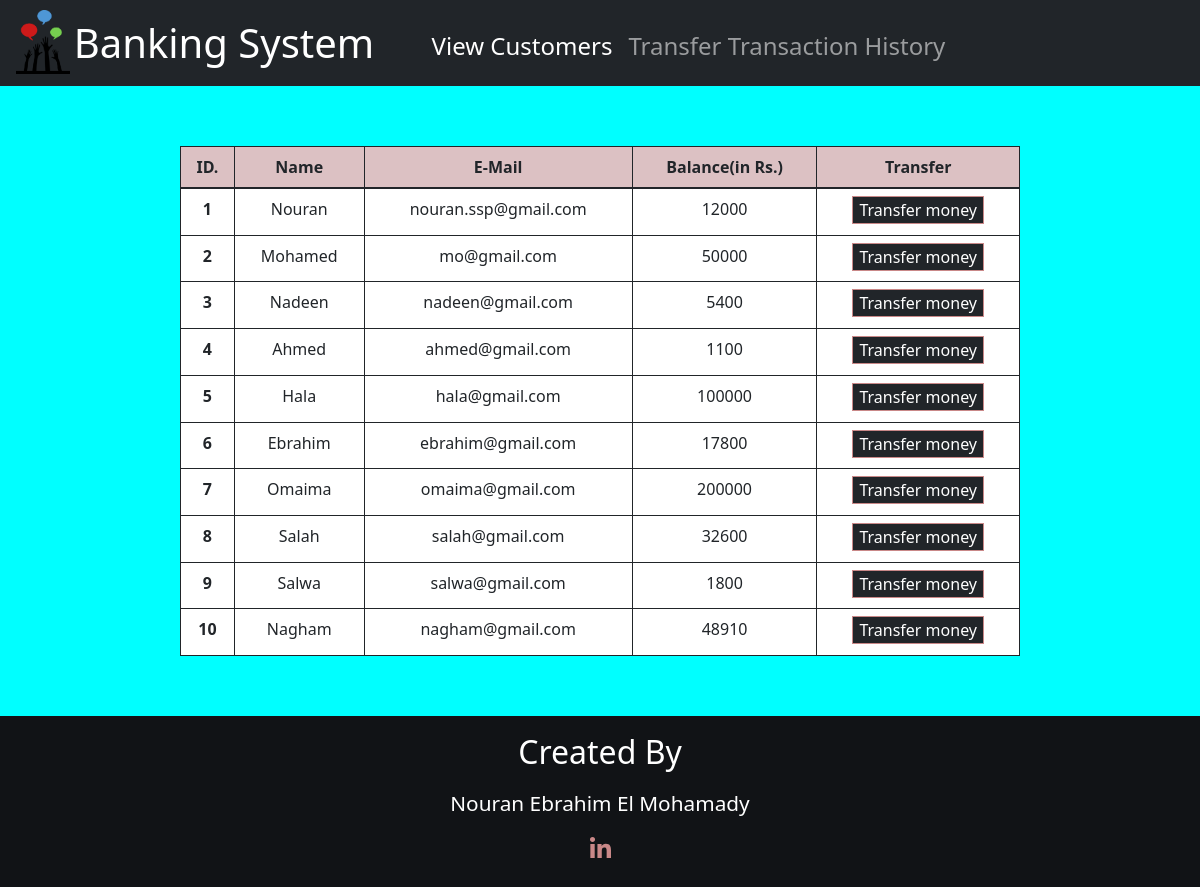
Screenshot of /pages/view_customers&transfer_money.php with the database file from the repository.
### tables this page shows
CREATE TABLE `customers` (
  `id` int(5) NOT NULL,
  `name` varchar(100) NOT NULL,
  `email` varchar(100) NOT NULL,
  `balance` int(10) NOT NULL
);

### pages/view_customers&transfer_money.php (the view, shortened to what this page needs)
<?php
include "connect.php";
$customers = $conn->query("SELECT * FROM customers")->fetchAll(PDO::FETCH_ASSOC);
?>
<!DOCTYPE html>
<html lang="en">
<head>
    <link rel='stylesheet' type='text/css' href='../css/bootstrap.css'>
    <link rel='stylesheet' type='text/css' href='../css/style.css'>
    <link rel='stylesheet' type='text/css' href='../bootstrap-icons-1.7.2/bootstrap-icons.css'>
</head>
<body>
<nav class="navbar navbar-dark bg-dark navbar-expand-lg " >
        <div class="container-fluid nav-con">
            <div class="head">
            <img src="../images/logo.png" alt="No" class="logo" >
            <a class="navbar-brand size" href="index.php"  >Banking System</a>
            </div>
            <div class="collapse navbar-collapse" id="navbarSupportedContent">
                <ul class="navbar-nav me-auto mb-2 mb-lg-0">
                    <li class="nav-item ">
                        <a class="nav-link view active" aria-current="page" href="view_customers&transfer_money.php" >View Customers </a>
                    </li>
                    <li class="nav-item">
                        <a class="nav-link view" href="transfer_history.php" >Transfer Transaction History</a>
                    </li>
                </ul>
            </div>
        </div>
    </nav>
    <div class="con" >
    <div class="table_des">
    <table class="table table-bordered tb">
        <thead>
            <tr>
                <th style="text-align: center;background-color: #dcc1c3;" scope="col">ID.</th>
                <th style="text-align: center;background-color: #dcc1c3;" scope="col">Name</th>
                <th style="text-align: center;background-color: #dcc1c3;" scope="col">E-Mail</th>
                <th style="text-align: center;background-color: #dcc1c3;" scope="col">Balance(in Rs.)</th>
                <th style="text-align: center;background-color: #dcc1c3;" scope="col">Transfer</th>
            </tr>
        </thead>
        <tbody>
            <?php
            foreach ($customers as $data) {
            ?>
                <tr>
                    <th style="text-align: center;" scope="row"><?php echo $data['id'] ?></th>
                    <td style="text-align: center;"><?php echo $data['name'] ?></td>
                    <td style="text-align: center;"><?php echo $data['email'] ?></td>
                    <td style="text-align: center;"><?php echo $data['balance'] ?></td>
                    <td style="text-align: center;"><a href="transfer_money_detailes.php?id= <?php echo $data['id']; ?>"> <button class="bt" type="button">Transfer money</button></a></td>
                </tr>
            <?php
            }
            ?>
        </tbody>
    </table>
    </div>
    <div class="footer">
        <div class="created">
            Created By
        </div>
        <div class="name">
            Nouran Ebrahim El Mohamady
        </div>
        <div class="icon">
            <a href="https://www.linkedin.com/in/eng-nouran-el-mohamady/"><i class="fab fa-linkedin-in"></i></a>
        </div>
    </div>
    </div>
</body>
</html>

### css/style.css (style rules this page uses)
* { box-sizing: border-box; }
html,body { height: 100%; }
body { background-image: linear-gradient(180deg, rgb(201, 136, 136), rgba(33,37,41,1)); height: 100%; width: 100%; background-repeat:no-repeat; background-size: cover; background-attachment: fixed; }
.con { display: flex; flex-direction: column; height:100%; background-color: aqua; justify-content: space-between; align-items: center; }
.table_des { width: 100%; display: flex; flex-direction: column; justify-content: space-between; align-items: center; }
.tb { width: 70%; margin-top:5%; margin-bottom:5% ; background-color: white; border-color:rgba(33,37,41,1) ; }
.bt { color: white !important; background-color: rgba(33,37,41,1); margin-bottom: 2%; outline:1px solid rgb(201, 136, 136); border: none; }
.size { font-size: 2.5em; }
.footer { display: flex; background-color: #111316; flex-direction: column; justify-content: center; align-items: center; width: 100%; }
.created { padding-top: 1%; padding-bottom: 1%; color: white; font-size: 2em; }
.name { color: white; font-size: 1.3em; }
.head { display: flex; flex-direction: row; width: 35%; }
img.logo { width: 15%; margin-top: 0.5%; margin-bottom: 1%; padding-left: 1%; padding-right: 1%; }
.view { font-size: 1.5em; padding:5px 8px 0px; }
.icon a { display: inline-block; font-size:1.5em; width: 50px; height: 50px; line-height: 50px; text-align: center; color: rgb(201, 136, 136); transition: .3s linear; position: relative; margin-bottom: 25%; margin-top: 10%; }
.icon a::before, .icon a::after { content: ''; position: absolute; box-sizing: border-box; width: 100%; height: 100%; left: 0; top: 0; transition: .3s linear; }

### rows the page displays
customers: id "1", name "Nouran", email "nouran.ssp@gmail.com", balance "12000"
customers: id "2", name "Mohamed", email "mo@gmail.com", balance "50000"
customers: id "3", name "Nadeen", email "nadeen@gmail.com", balance "5400"
customers: id "4", name "Ahmed", email "ahmed@gmail.com", balance "1100"
customers: id "5", name "Hala", email "hala@gmail.com", balance "100000"
customers: id "6", name "Ebrahim", email "ebrahim@gmail.com", balance "17800"
customers: id "7", name "Omaima", email "omaima@gmail.com", balance "200000"
customers: id "8", name "Salah", email "salah@gmail.com", balance "32600"
customers: id "9", name "Salwa", email "salwa@gmail.com", balance "1800"
customers: id "10", name "Nagham", email "nagham@gmail.com", balance "48910"
